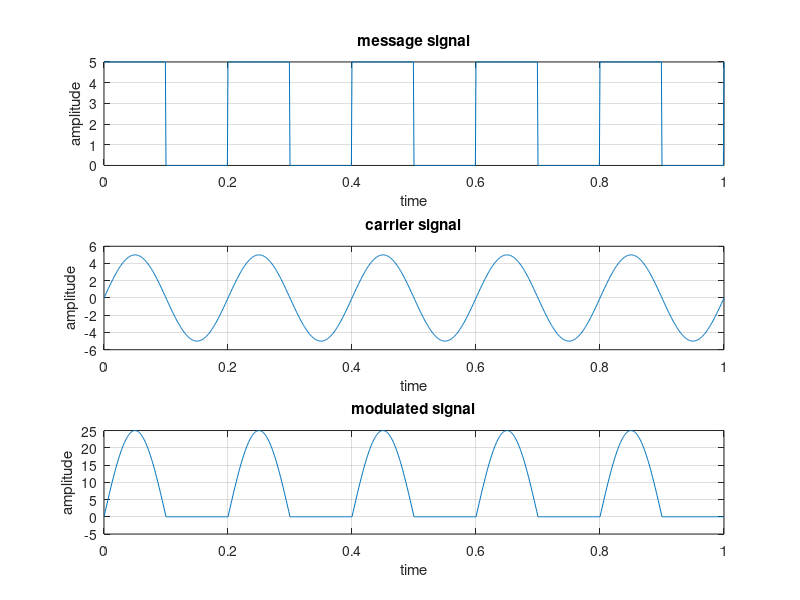

Write MATLAB code to recreate this figure.
%% CODE
clc;
clear all;
fc = input('enter frequency of of carrier signal-');
fm = input('enter frequency of of message signal -');
amp = input('enter amplitude -');
t = 0:0.001:1;
c = amp.*sin(2*pi*fc*t);
m = (amp/2).*square(2*pi*fm*t)+ (amp/2);
w = c.*m;
subplot(3,1,1)
plot(t,m)
xlabel('time');
ylabel('amplitude');
title('message signal');
grid on
subplot(3,1,2)
plot(t,c)
xlabel('time');
ylabel('amplitude');
title('carrier signal');
grid on
subplot(3,1,3)
plot(t,w)
xlabel('time');
ylabel('amplitude');
title('modulated signal');
grid on
